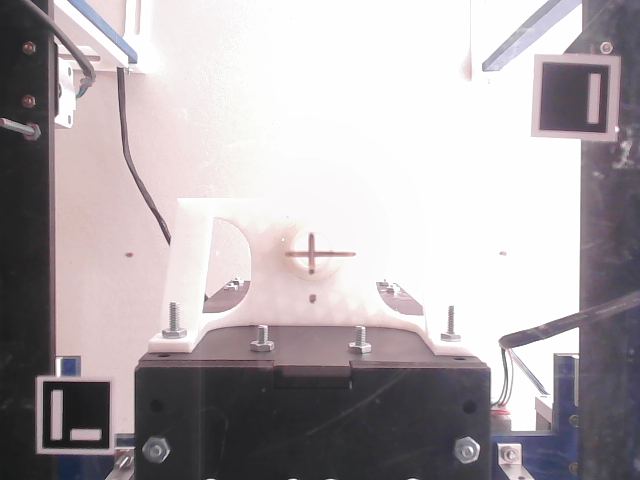
#> input picture env_camera/image_live.png, 640 x 480 px
$ python -i circle_detector.py   (imports and definitions only)
#> lines starting #> are read from the running program, lines starting #| are printed output that depends on the picture
#> further down, picture is the input picture: shape (480, 640, 3); mean B, G, R 172.1, 169, 175.8
import cv2
import numpy as np

class HomogeneousBgDetectorCircle():
    def __init__(self):
        pass

    def circle_detector(self, frame):
        minRadius = 18
        maxRadius = 30
        # Initial values
        # minRadius = 18
        # maxRadius = 50
        gray = cv2.cvtColor(frame, cv2.COLOR_BGR2GRAY)
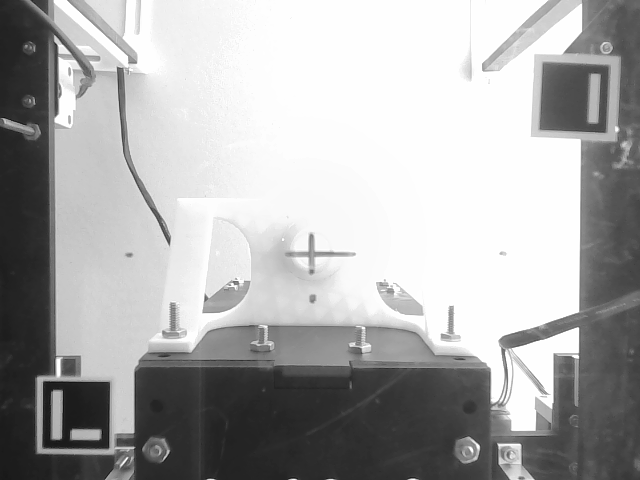
#> gray: shape (480, 640); min 13, max 255, mean 171.4
        gray_blur = cv2.GaussianBlur(gray, (3, 3), 0)
        circles = cv2.HoughCircles(gray_blur,
                                cv2.HOUGH_GRADIENT,
                                1,
                                minDist=1,
                                param1=80,
                                param2=32,
                                minRadius=minRadius,
                                maxRadius=maxRadius)
#> circles = None
        # convert circles into expected type
#> (the run stopped early here; a loop or call above may not have finished)
